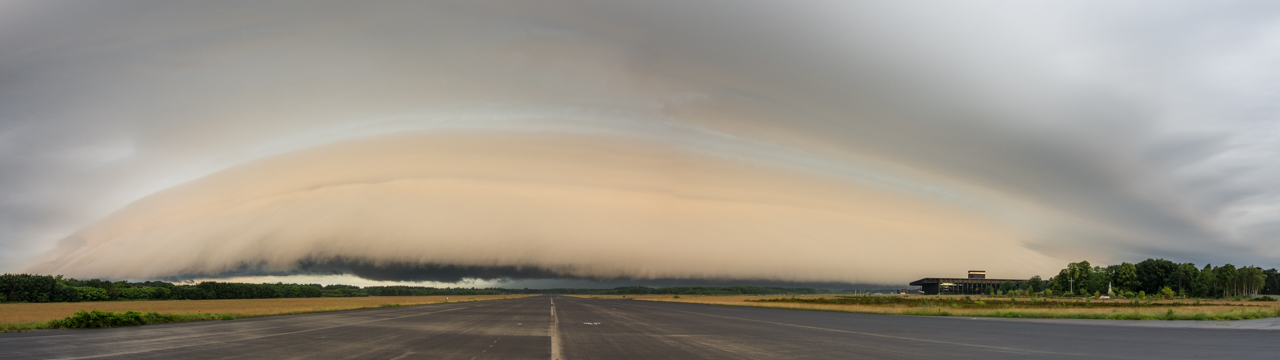
#> input picture images/DSC_1008-Pano.jpg, 1280 x 360 px; its folder holds 4 pictures in this run
$ python genThumbnails.py   (Python 2 division)   (older library calls are emulated)
#> lines starting #> are read from the running program, lines starting #| are printed output that depends on the picture
from PIL import Image, ImageOps
from glob import glob

size = 256, 144
images = glob('../images/*.jpg')
images = [i for i in images if 'thumb' not in i]

def resize(image):
#> called with image = '../images/DSC_1008-Pano.jpg'
    print image
    name, ext = image[2:].split('.')
    expName = '..' + name+'_thumb.'+ext
    img = Image.open(image)
#> img is the input picture: PIL image 1280x360 RGB; mean R, G, B 154.5, 147.9, 135.7
    img = ImageOps.fit(img, size, Image.ANTIALIAS)
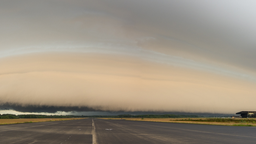
#> img: PIL image 256x144 RGB; mean R, G, B 156.5, 145.9, 129.6
#> pass 3 of the loop `for image in images:`:
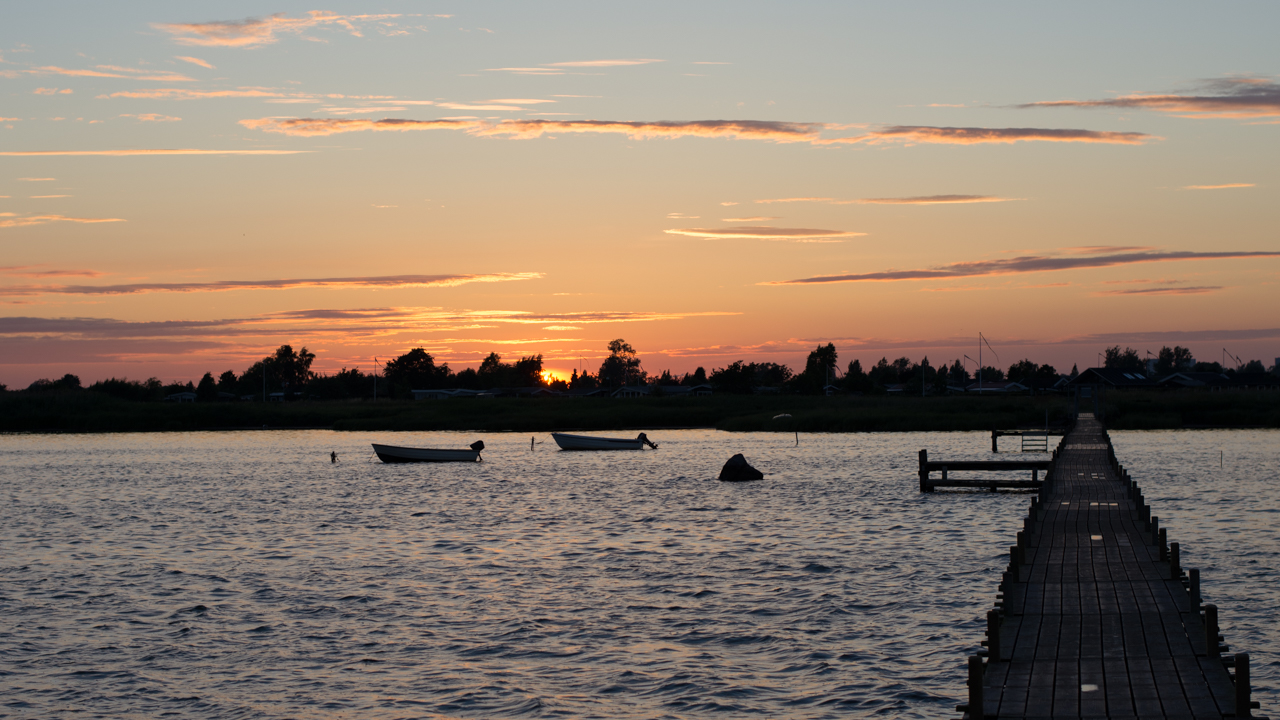
#> input picture images/DSC_1156.jpg, 1280 x 720 px
#> in resize, img is the input picture: PIL image 1280x720 RGB; mean R, G, B 138.6, 122.2, 108.5
#> in resize (call 3), `img = ImageOps.fit(img, size, Image.ANTIALIAS)`:
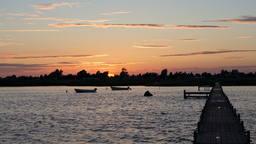
#> img: PIL image 256x144 RGB; mean R, G, B 138.6, 122.2, 108.5
#> the loop made 4 passes; the first 3 are shown
    img.save(expName, "JPEG", quality=95)
    img.close()

if __name__ == '__main__':
    for image in images:
        resize(image)
